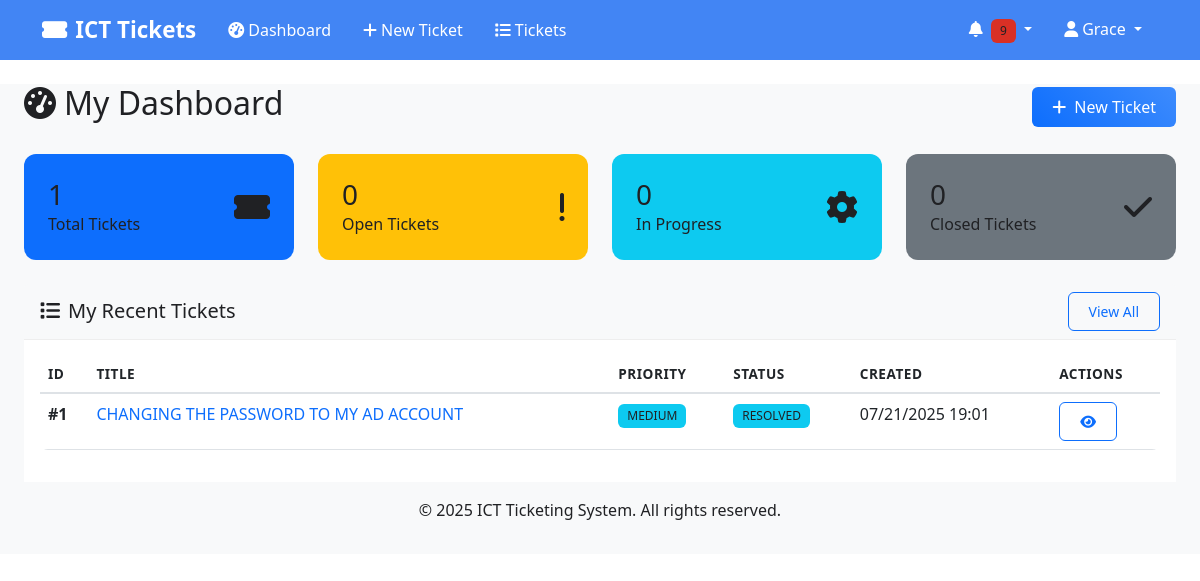
Before: /dashboard (signed in) with the older database file.
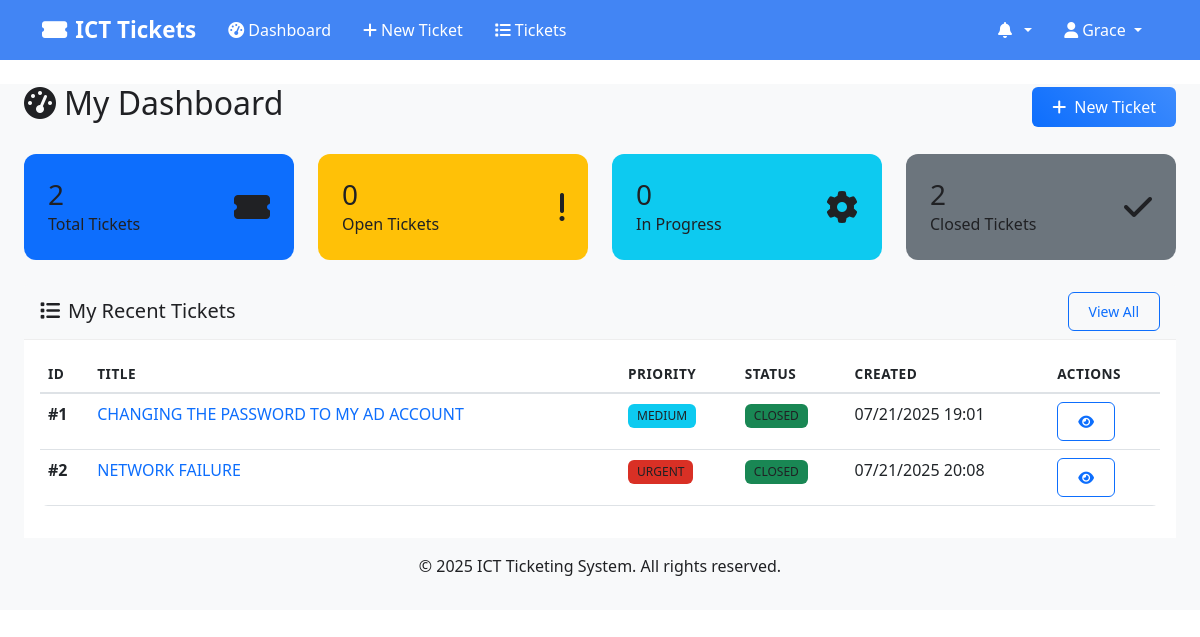
After: the same page with the newer database file.
### models.py (models this page shows, shortened)
class Ticket(db.Model):
    __tablename__ = 'tickets'
    id = db.Column(db.Integer, primary_key=True)
    title = db.Column(db.String(200), nullable=False)
    description = db.Column(db.Text, nullable=False)
    priority = db.Column(db.String(10), nullable=False)  # 'URGENT', 'HIGH', 'MEDIUM', 'LOW'
    status = db.Column(db.String(20), default='OPEN')  # 'OPEN', 'IN_PROGRESS', 'RESOLVED', 'CLOSED'
    category = db.Column(db.String(50), nullable=True)
    location = db.Column(db.String(100), nullable=True)
    unit = db.Column(db.String(50), nullable=True)  # For SWA departments (USHR, LSHR)
    created_by_id = db.Column(db.Integer, db.ForeignKey('users.id'), nullable=False)
    assigned_to_ids = db.Column(db.Text, nullable=True)  # Store comma-separated IDs for multiple assignments
    created_at = db.Column(db.DateTime, default=datetime.utcnow)
    updated_at = db.Column(db.DateTime, default=datetime.utcnow, onupdate=datetime.utcnow)
    resolved_at = db.Column(db.DateTime, nullable=True)
    closed_at = db.Column(db.DateTime, nullable=True)
    due_date = db.Column(db.DateTime, nullable=True)
    comments = db.relationship('TicketComment', backref='ticket', cascade='all, delete-orphan')
    notifications = db.relationship('Notification', backref='ticket', cascade='all, delete-orphan')
    @property
    def priority_color(self):
        colors = {
            'URGENT': 'danger',
            'HIGH': 'warning',
            'MEDIUM': 'info',
            'LOW': 'success'
        }
        return colors.get(self.priority, 'secondary')
    @property
    def status_color(self):
        colors = {
            'OPEN': 'primary',
            'IN_PROGRESS': 'warning',
            'RESOLVED': 'info',
            'CLOSED': 'success'
        }
        return colors.get(self.status, 'secondary')

### routes.py (the view, shortened to what this page needs)
@app.route('/dashboard')
@login_required
def dashboard():
    stats = get_ticket_stats()
    if current_user.role == 'admin':
        recent_tickets = Ticket.query.order_by(Ticket.created_at.desc()).limit(5).all()
        unread_notifications = Notification.query.filter_by(user_id=current_user.id, is_read=False).count()
        return render_template('dashboard_admin.html',
                             stats=stats,
                             recent_tickets=recent_tickets,
                             unread_notifications=unread_notifications,
                             User=User, Ticket=Ticket, Department=Department)
    else:
        my_tickets = Ticket.query.filter_by(created_by_id=current_user.id).all()
        unread_notifications = Notification.query.filter_by(user_id=current_user.id, is_read=False).count()
        return render_template('dashboard_user.html',
                             my_tickets=my_tickets,
                             unread_notifications=unread_notifications)

### app.py (called while the page is built)
@login_manager.user_loader
def load_user(user_id):
    from models import User
    return User.query.get(int(user_id))

### models.py (called while the page is built)
    @property
    def full_name(self):
        return f"{self.first_name} {self.last_name}"

### templates/dashboard_user.html (shortened to what the changed rows need)
{% extends "base.html" %}
{% block content %}
<div class="container-fluid">
    <div class="row">
        <div class="col-12">
            <div class="d-flex justify-content-between align-items-center mb-4">
                <h2><i class="fas fa-tachometer-alt me-2"></i>My Dashboard</h2>
            </div>
        </div>
    </div>
    <div class="row mb-4">
        <div class="col-md-3">
            <div class="card dashboard-card-total h-100 text-white rounded-3 p-3">
                <div class="card-body">
                    <div class="d-flex align-items-center">
                        <div class="flex-grow-1">
                            <h3 class="mb-0">{{ my_tickets|length }}</h3>
                            <p class="mb-0">Total Tickets</p>
                        </div>
                    </div>
                </div>
            </div>
        </div>
        <div class="col-md-3">
            <div class="card dashboard-card-closed h-100 text-white rounded-3 p-3">
                <div class="card-body">
                    <div class="d-flex align-items-center">
                        <div class="flex-grow-1">
                            <h3 class="mb-0">{{ my_tickets|selectattr('status', 'equalto', 'CLOSED')|list|length }}</h3>
                            <p class="mb-0">Closed Tickets</p>
                        </div>
                    </div>
                </div>
            </div>
        </div>
    </div>
    <div class="row">
        <div class="col-12">
            <div class="card">
                <div class="card-body">
                    {% if my_tickets %}
                    <div class="table-responsive">
                        <table class="table table-hover">
                            <thead>
                                <tr>
                                    <th>ID</th>
                                    <th>Title</th>
                                    <th>Priority</th>
                                    <th>Status</th>
                                    <th>Created</th>
                                    <th>Actions</th>
                                </tr>
                            </thead>
                            <tbody>
                                {% for ticket in my_tickets[:10] %}
                                <tr>
                                    <td><strong>#{{ ticket.id }}</strong></td>
                                    <td>
                                        <a href="{{ url_for('view_ticket', ticket_id=ticket.id) }}" class="text-decoration-none">
                                            {{ ticket.title }}
                                        </a>
                                    </td>
                                    <td>
                                        <span class="badge bg-{{ ticket.priority_color }}">
                                            {{ ticket.priority }}
                                        </span>
                                    </td>
                                    <td>
                                        <span class="badge bg-{{ ticket.status_color }}">
                                            {{ ticket.status.replace('_', ' ') }}
                                        </span>
                                    </td>
                                    <td>{{ ticket.created_at.strftime('%m/%d/%Y %H:%M') }}</td>
                                    <td>
                                        <a href="{{ url_for('view_ticket', ticket_id=ticket.id) }}"
                                           class="btn btn-sm btn-outline-primary">
                                            <i class="fas fa-eye"></i>
                                        </a>
                                    </td>
                                </tr>
                                {% endfor %}
                            </tbody>
                        </table>
                    </div>
                    {% endif %}
                </div>
            </div>
        </div>
    </div>
</div>
{% endblock %}

### templates/base.html (shortened to what this page needs)
<!DOCTYPE html>
<html lang="en">
<head>
    <link href="https://cdn.jsdelivr.net/npm/bootstrap@5.3.0/dist/css/bootstrap.min.css" rel="stylesheet">
    <link href="https://cdnjs.cloudflare.com/ajax/libs/font-awesome/6.4.0/css/all.min.css" rel="stylesheet">
    <link href="{{ url_for('static', filename='css/style.css') }}" rel="stylesheet">
</head>
<body>
    <nav class="navbar navbar-expand-lg shadow-sm" style="background-color: #4285f4 !important;">
        <div class="container" style="background-color: #4285f4;">
            <a class="navbar-brand" href="{{ url_for('dashboard' if current_user.is_authenticated else 'index') }}" style="color: #ffffff !important; font-weight: 600;">
                <i class="fas fa-ticket-alt me-2"></i>ICT Tickets
            </a>
            {% if current_user.is_authenticated %}
            <div class="collapse navbar-collapse" id="navbarNav">
                <ul class="navbar-nav me-auto">
                    <li class="nav-item">
                        <a class="nav-link" href="{{ url_for('dashboard') }}" style="color: #ffffff !important; font-weight: 500;">
                            <i class="fas fa-tachometer-alt me-1"></i>Dashboard
                        </a>
                    </li>
                    {% if current_user.role in ['user', 'admin'] %}
                    <li class="nav-item">
                        <a class="nav-link" href="{{ url_for('create_ticket') }}" style="color: #ffffff !important; font-weight: 500;">
                            <i class="fas fa-plus me-1"></i>New Ticket
                        </a>
                    </li>
                    {% endif %}
                    <li class="nav-item">
                        <a class="nav-link" href="{{ url_for('list_tickets') }}" style="color: #ffffff !important; font-weight: 500;">
                            <i class="fas fa-list me-1"></i>Tickets
                        </a>
                    </li>
                </ul>
                <ul class="navbar-nav">
                    <li class="nav-item dropdown">
                        <a class="nav-link dropdown-toggle" href="#" role="button" data-bs-toggle="dropdown" style="color: #ffffff !important; font-weight: 500;">
                            <i class="fas fa-bell me-1"></i>
                            {% set unread_count = 0 %}
                            {% if current_user.notifications is defined and current_user.notifications %}
                                {% set unread_count = current_user.notifications|selectattr('is_read', 'equalto', False)|list|length %}
                            {% endif %}
                            {% if unread_count > 0 %}
                            <span class="badge bg-danger">{{ unread_count }}</span>
                            {% endif %}
                        </a>
                            {% set recent_notifications = [] %}
                            {% if current_user.notifications is defined and current_user.notifications %}
                                {% set recent_notifications = current_user.notifications[:5] %}
                            {% endif %}
                    </li>
                    <li class="nav-item dropdown">
                        <a class="nav-link dropdown-toggle" href="#" role="button" data-bs-toggle="dropdown" style="color: #ffffff !important; font-weight: 500;">
                            <i class="fas fa-user me-1"></i>{{ current_user.first_name }}
                        </a>
                    </li>
                </ul>
            </div>
            {% endif %}
        </div>
    </nav>
    <main class="container-fluid mt-4">
        {% block content %}{% endblock %}
    </main>
    <footer class="bg-light text-center text-muted py-3 mt-5">
        <div class="container">
            <p>&copy; 2025 ICT Ticketing System. All rights reserved.</p>
        </div>
    </footer>
</body>
</html>

Changed rows visible on the page:
changed Ticket "CHANGING THE PASSWORD TO MY AD ACCOUNT": status "RESOLVED" → "CLOSED" (drawn); status.replace "RESOLVED" → "CLOSED"
added Ticket: id "2", title "NETWORK FAILURE", priority "URGENT", status.replace "CLOSED", created_at "07/21/2025 20:08"
Other visible differences:
{{ my_tickets|length }}: "1" → "2"
{{ my_tickets|selectattr('status', 'equalto', 'CLOSED')|list|length }}: "0" → "2"
{{ unread_count }}: "9" → (not shown)
